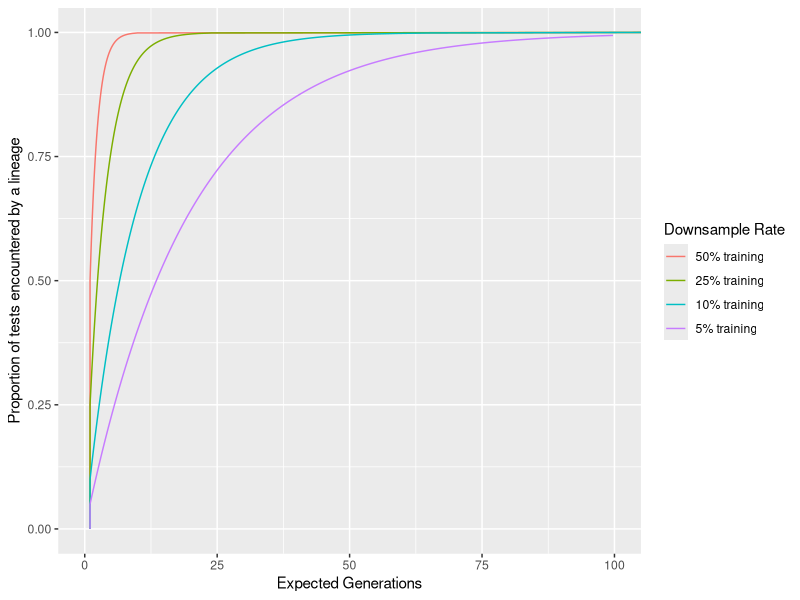

This figure's R source: (Note: this script raises an error after producing the figure.)
## ---- chunk 1
library(plyr)
library(dplyr)
library(ggplot2)
library(cowplot)
## ---- chunk 2
# Expected number of generations for a lineage to encounter a given threshold (e.g., 1/2 or 1/3, etc) of test cases at a given number of (equally sized) cohorts.
# - This function must be vectorize-able, so it can't be as clean to read as I'd like.
expected_gens <- function(threshold, num_cohorts) {
  return ( ifelse( (num_cohorts == 1 | threshold <= (1.0/num_cohorts)), 1, log2(1-threshold) / ( log2(num_cohorts - 1) - log2(num_cohorts) ) ) )
  # if (threshold > 1.0) {
  #   return(Inf)
  # } else if ( num_cohorts == 1 | threshold <= (1.0/num_cohorts) ) { 
  #   return(1)
  # } else {
  #   print(log2(1-threshold) / ( log2(num_cohorts - 1) - log2(num_cohorts) ))
  #   return(  )  
  # }
}

## ---- chunk 3

cohort_configs <- c(1, 2, 4, 8, 16, 32, 64, 128, 256)

# c("2 cohorts", "4 cohorts", "8 cohorts", "16 cohorts", "32 cohorts", "64 cohorts", "128 cohorts", "256 cohorts")

ggplot(data=data.frame(x=c(0.0, 1.0)), mapping=aes(x=x)) +
  stat_function(fun=expected_gens, n=1000, args=list(num_cohorts = 2), aes(colour="50% training")) +
  stat_function(fun=expected_gens, n=1000, args=list(num_cohorts = 4), aes(colour="25% training")) +
  stat_function(fun=expected_gens, n=1000, args=list(num_cohorts = 10), aes(colour="10% training")) +
  stat_function(fun=expected_gens, n=1000, args=list(num_cohorts = 20), aes(colour="5% training")) +
  ylab("Expected Generations") + xlab("Proportion of tests encountered by a lineage") +
  xlim(0.0, 1.0) + ylim(0, 100) +
  scale_color_discrete("Downsample Rate", limits= c("50% training", "25% training", "10% training", "5% training")) + 
  coord_flip() +
  ggsave("expected_generations.png", height=5,width=7,dpi=600)

